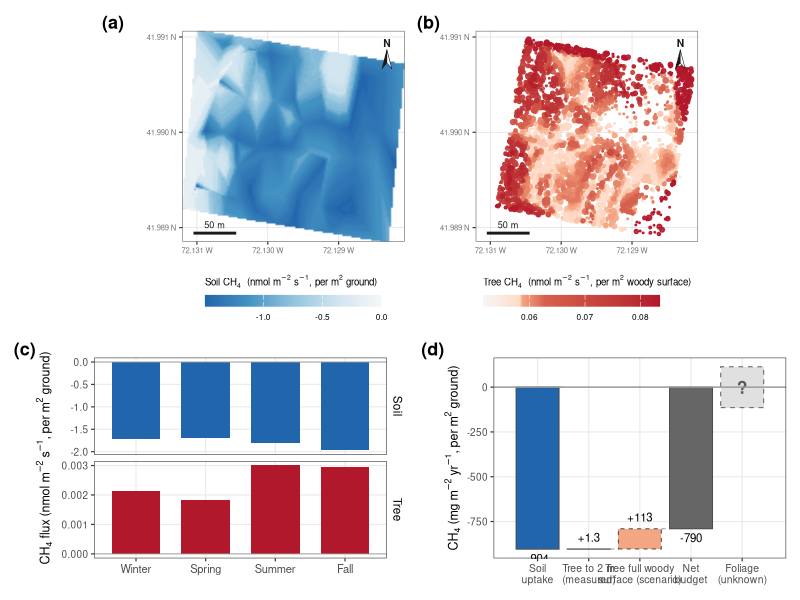

Write the R code that produced this figure.
# ==============================================================================
# REVISION — NEW main figure: plot CH4 budget (maps + seasonal + net waterfall)
# Redesign: color = PROCESS (sink cool / source warm), consistent across panels.
# ==============================================================================
# Design principles (Jon):
#   * color encodes CH4 direction: SINK = cool (teal/blue), SOURCE = warm (orange/red),
#     used consistently in maps AND budget so soil reads sink, tree reads source.
#   * spatial -> temporal -> net reading order.
#   * net flux made explicit via a waterfall (0 -> soil -> tree offset -> net).
#   * units: maps + seasonal = nmol m-2 s-1 (rate); budget = mg m-2 yr-1 (integrated).
#   * honesty: bounding scenario flagged unconstrained; RF OOB R2 noted.
#
# NEW file. Run: Rscript code/revision/R_fig_component_budget.R
# Output: outputs/revision/fig_budget_maps.png
# ==============================================================================

suppressPackageStartupMessages({ library(tidyverse); library(patchwork); library(scales) })
out <- "outputs/revision"; dir.create(out, showWarnings = FALSE, recursive = TRUE)

# ---- palette: RdBu family matching the paper's red/blue (sink = blue #2166ac,
#      source = red #b2182b), consistent with the other main figures -----------
BLUES <- c("#f7f7f7","#d1e5f0","#92c5de","#4393c3","#2166ac")  # ~0 -> deep uptake (sink)
REDS  <- c("#f7f7f7","#fddbc7","#f4a582","#d6604d","#b2182b")  # ~0 -> deep emission (source)
SINK <- "#2166ac"; SRC <- "#b2182b"; SRC_LT <- "#f4a582"; NETC <- "grey40"

soil_map <- read.csv("outputs/tables/soil_flux_extended_annual.csv")   # x,y,mean_flux_nmol
tree_pts <- read.csv("outputs/tables/tree_flux_predictions.csv")       # x,y,dbh_m,flux_nmol_m2_s
mf       <- read.csv("outputs/tables/MONTHLY_FLUXES.csv")

# budget numbers (manuscript-consistent), mg m-2 yr-1
soil_ann <- -904.30; tree_meas <- 1.25; tree_scen <- 114
off <- function(x) 100 * abs(x)/abs(soil_ann)
rf_tree_r2 <- 0.15; rf_soil_r2 <- 0.28; n_trees <- nrow(tree_pts)

# shared map extent so a & b align exactly
xl <- range(c(soil_map$x, tree_pts$x)); yl <- range(c(soil_map$y, tree_pts$y))
# lat/long graticule labels (coords are decimal degrees; lon W, lat N)
deg_lon <- function(x) paste0(formatC(abs(x), format = "f", digits = 3), " W")
deg_lat <- function(y) paste0(formatC(y,      format = "f", digits = 3), " N")
map_scales <- list(
  scale_x_continuous(breaks = scales::breaks_pretty(3), labels = deg_lon),
  scale_y_continuous(breaks = scales::breaks_pretty(3), labels = deg_lat))
th_map <- theme_bw(base_size = 9) +
  theme(plot.title = element_text(size = 9, face = "bold"),
        axis.text = element_text(size = 5.5, color = "grey45"), axis.title = element_blank(),
        panel.grid.major = element_line(color = "grey88", linewidth = 0.25),
        panel.grid.minor = element_blank(),
        panel.border = element_rect(color = "grey40", fill = NA, linewidth = 0.4),
        legend.position = "bottom", legend.key.height = unit(0.3, "cm"),
        legend.key.width = unit(0.9, "cm"), legend.title = element_text(size = 7),
        legend.text = element_text(size = 6))

# ---- (a) soil map (sink = blue; per m2 GROUND) -------------------------------
pa <- ggplot(soil_map, aes(x, y, fill = mean_flux_nmol)) + geom_raster(interpolate = TRUE) +
  scale_fill_gradientn(colours = rev(BLUES), name = expression("Soil CH"[4]*"  (nmol m"^-2*" s"^-1*", per m"^2*" ground)"),
                      limits = c(min(soil_map$mean_flux_nmol), 0),
                      guide = guide_colorbar(title.position = "top")) +
  map_scales +
  coord_quickmap(xlim = xl, ylim = yl, expand = FALSE) + th_map

# ---- (b) tree map (source = red; per m2 WOODY SURFACE; quantile-spread color) -
tv <- tree_pts$flux_nmol_m2_s
pb <- ggplot(tree_pts %>% arrange(flux_nmol_m2_s), aes(x, y, color = flux_nmol_m2_s, size = dbh_m)) +
  geom_point(alpha = 0.9) +
  scale_color_gradientn(colours = REDS, name = expression("Tree CH"[4]*"  (nmol m"^-2*" s"^-1*", per m"^2*" woody surface)"),
                        values = scales::rescale(quantile(tv, probs = seq(0, 1, length.out = length(REDS)))),
                        guide = guide_colorbar(title.position = "top")) +
  scale_size_continuous(range = c(0.15, 1.9), guide = "none") +
  map_scales +
  coord_quickmap(xlim = xl, ylim = yl, expand = FALSE) + th_map

# ---- add scale bar (50 m) + traditional north arrow to both maps -------------
m_per_deg_lon <- 111320 * cos(mean(yl) * pi/180)
sb <- 50 / m_per_deg_lon                                  # 50 m in degrees lon
dx <- diff(xl); dy <- diff(yl)
add_ctx <- function(p) {
  # scale bar: bottom-left corner (white gap)
  x0 <- xl[1] + 0.05*dx; y0 <- yl[1] + 0.04*dy
  # traditional two-tone compass needle, top-right corner (moved down so "N" isn't clipped)
  ax <- xl[2] - 0.08*dx; apex <- yl[2] - 0.09*dy; base <- yl[2] - 0.18*dy; w <- 0.022*dx
  left  <- data.frame(x = c(ax, ax - w, ax),            y = c(apex, base, base + 0.028*dy))
  right <- data.frame(x = c(ax, ax + w, ax),            y = c(apex, base, base + 0.028*dy))
  p +
    annotate("segment", x = x0, xend = x0 + sb, y = y0, yend = y0, linewidth = 1, color = "grey10") +
    annotate("text", x = x0 + sb/2, y = y0, label = "50 m", vjust = -0.7, size = 2.3, color = "grey10") +
    annotate("polygon", x = left$x,  y = left$y,  fill = "grey10", color = "grey10", linewidth = 0.2) +
    annotate("polygon", x = right$x, y = right$y, fill = "white",  color = "grey10", linewidth = 0.2) +
    annotate("text", x = ax, y = apex, label = "N", vjust = -0.35, size = 2.6, fontface = "bold", color = "grey10")
}
pa <- add_ctx(pa); pb <- add_ctx(pb)

# ---- (c) seasonal (4 seasons): soil (blue) + tree (red), faceted own scales ---
seas_of <- function(m) c("Winter","Winter","Spring","Spring","Spring","Summer","Summer","Summer",
                         "Fall","Fall","Fall","Winter")[m]
seas <- mf %>% mutate(season = factor(seas_of(month), levels = c("Winter","Spring","Summer","Fall"))) %>%
  group_by(season) %>%
  summarise(Soil = mean(Phi_soil_umol_m2_s)*1000, Tree = mean(Phi_tree_umol_m2_s)*1000, .groups="drop") %>%
  pivot_longer(c(Soil, Tree), names_to = "src", values_to = "nmol") %>%
  mutate(src = factor(src, levels = c("Soil","Tree")))
pc <- ggplot(seas, aes(season, nmol, fill = src)) +
  geom_col(width = 0.7) +
  geom_hline(yintercept = 0, color = "grey60", linewidth = 0.3) +
  facet_wrap(~src, ncol = 1, scales = "free_y", strip.position = "right") +
  scale_fill_manual(values = c(Soil = SINK, Tree = SRC), guide = "none") +
  labs(x = NULL, y = expression("CH"[4]*" flux (nmol m"^-2*" s"^-1*", per m"^2*" ground)")) +
  theme_bw(base_size = 9) +
  theme(axis.text.x = element_text(size = 8),
        strip.background = element_rect(fill = "white", color = NA),
        strip.text = element_text(size = 8.5, color = "black"),
        panel.grid.minor = element_blank())

# ---- (d) net budget waterfall (mg m-2 yr-1) ----------------------------------
# steps: baseline 0 -> soil -> tree(measured) -> tree(scenario) -> NET(total)
wf <- tibble(
  step  = factor(c("Soil\nuptake","Tree to 2 m\n(measured)","Tree full woody\nsurface (scenario)","Net\nbudget"),
                 levels = c("Soil\nuptake","Tree to 2 m\n(measured)","Tree full woody\nsurface (scenario)","Net\nbudget")),
  ymin  = c(soil_ann, soil_ann, soil_ann + tree_meas, 0),
  ymax  = c(0, soil_ann + tree_meas, soil_ann + tree_meas + (tree_scen - tree_meas),
            soil_ann + tree_scen),
  fill  = c("sink","src","src_lt","net"),
  # scenario bar (whole woody surface, constant-flux extrapolation) drawn dashed = hypothetical
  lty   = c("solid","solid","dashed","solid"))
netmeas <- soil_ann + tree_meas    # net if only measured tree offset
# foliage: an unmeasured term of unknown MAGNITUDE and SIGN (illustrative half-height only)
fol_h <- tree_scen
fol   <- tibble(x = 5)
FOLIAGE_STYLE <- "dashed"   # "dashed" (hard box; preferred) or "gradient" (alpha fades with |flux| — too noisy)
if (FOLIAGE_STYLE == "dashed") {
  fol_layer <- list(geom_rect(data = fol, aes(xmin = x-0.42, xmax = x+0.42, ymin = -fol_h, ymax = fol_h),
                    fill = "grey88", color = "grey45", linetype = "dashed", linewidth = 0.4, inherit.aes = FALSE))
} else {                       # opaque at zero -> increasingly transparent away from zero (both signs)
  .bs   <- seq(-fol_h, fol_h, length.out = 121)
  fgrad <- tibble(x = 5, ymin = head(.bs, -1), ymax = tail(.bs, -1))
  fgrad$a <- 1 - abs((fgrad$ymin + fgrad$ymax) / 2) / fol_h
  fol_layer <- list(
    geom_rect(data = fgrad, aes(xmin = x-0.42, xmax = x+0.42, ymin = ymin, ymax = ymax, alpha = a),
              fill = "grey35", inherit.aes = FALSE),
    scale_alpha_identity())
}
pd <- ggplot(wf) +
  geom_rect(aes(xmin = as.numeric(step)-0.42, xmax = as.numeric(step)+0.42,
                ymin = ymin, ymax = ymax, fill = fill, linetype = lty),
            color = "grey30", linewidth = 0.35) +
  scale_linetype_identity() +
  geom_segment(aes(x = as.numeric(step)+0.42, xend = as.numeric(step)+1-0.42, y = ymax, yend = ymax),
               data = wf[1:3,], color = "grey55", linetype = "dashed", linewidth = 0.3) +
  # foliage — bar straddling zero (unknown sign); style set by FOLIAGE_STYLE above
  fol_layer +
  annotate("text", x = 5, y = 0, label = "?", size = 4.4, fontface = "bold",
           color = if (FOLIAGE_STYLE == "gradient") "white" else "grey35") +
  geom_hline(yintercept = 0, color = "grey60") +
  scale_fill_manual(values = c(sink = SINK, src = SRC, src_lt = SRC_LT, net = NETC), guide = "none") +
  scale_x_continuous(breaks = 1:5, labels = c(levels(wf$step), "Foliage\n(unknown)"), limits = c(0.4, 5.6)) +
  annotate("text", x = 1, y = soil_ann,             label = "-904", vjust = 1.5, size = 2.9) +
  annotate("text", x = 2, y = soil_ann + tree_meas, label = "+1.3", vjust = -0.8, size = 2.9) +
  annotate("text", x = 3, y = soil_ann + tree_scen, label = "+113", vjust = -0.8, size = 2.9) +
  annotate("text", x = 4, y = soil_ann + tree_scen, label = "-790", vjust = 1.5, size = 2.9) +
  labs(x = NULL, y = expression("CH"[4]*" (mg m"^-2*" yr"^-1*", per m"^2*" ground)")) +
  theme_bw(base_size = 9) +
  theme(axis.text.x = element_text(size = 7.5), panel.grid.minor = element_blank())

# ---- assemble (net-sink / RF-R2 / basis notes go in the figure CAPTION) -------
fig <- (pa | pb) / (pc | pd) + plot_layout(heights = c(1.05, 1)) +
  plot_annotation(tag_levels = 'a', tag_prefix = "(", tag_suffix = ")") & theme(plot.tag = element_text(face = "bold", size = 13))
ggsave(file.path(out, "fig_budget_maps.png"), fig, width = 10.5, height = 9, dpi = 300, bg = "white")
cat("Wrote fig_budget_maps.png\n")
cat(sprintf("Soil %.0f | tree measured %.2f (%.2f%%) | tree scenario %d (~%.0f%%) | net -903 to %.0f mg/m2/yr\n",
            soil_ann, tree_meas, off(tree_meas), tree_scen, off(tree_scen), soil_ann+tree_scen))
